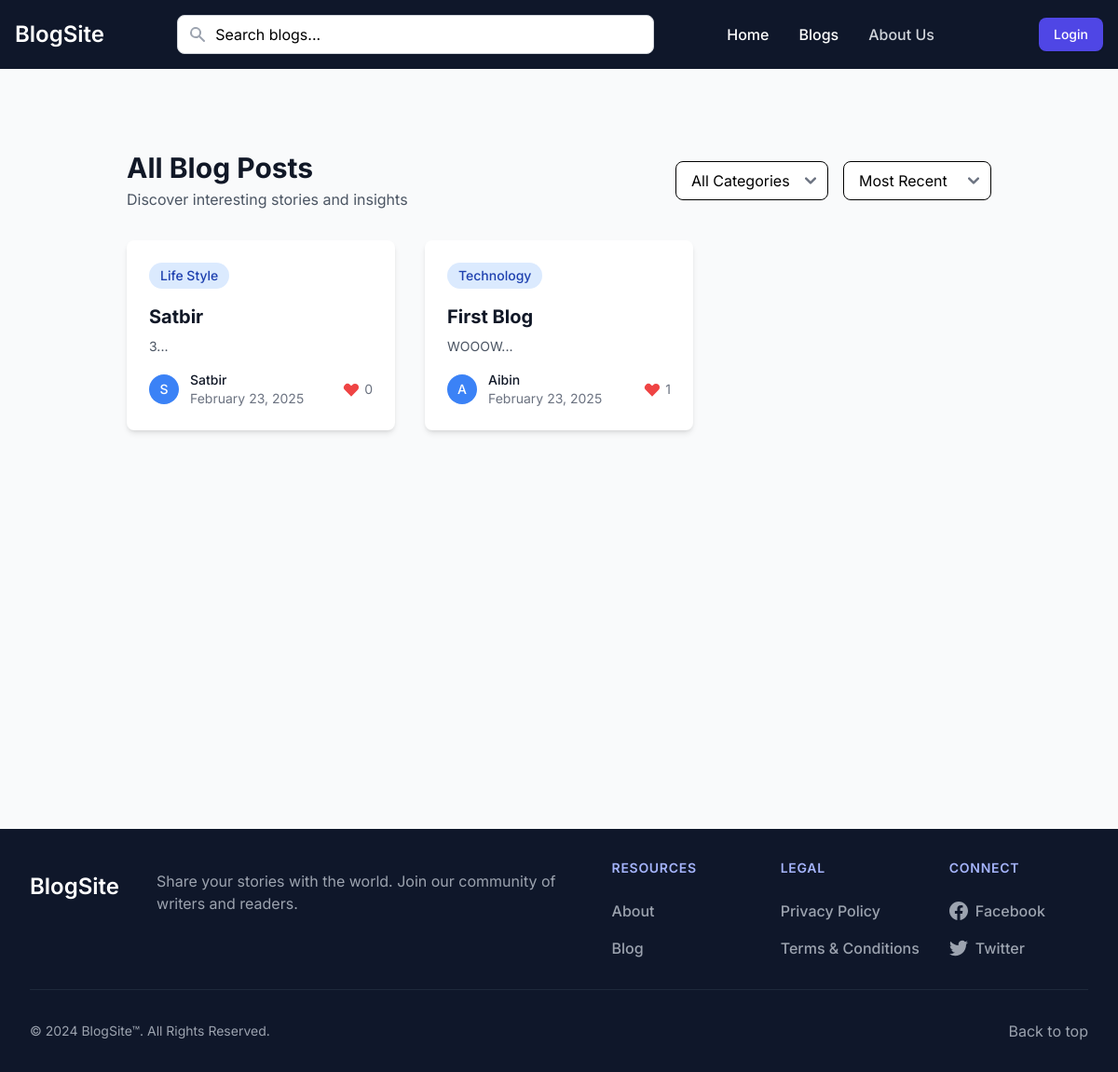
The app's page /blogs, older data.
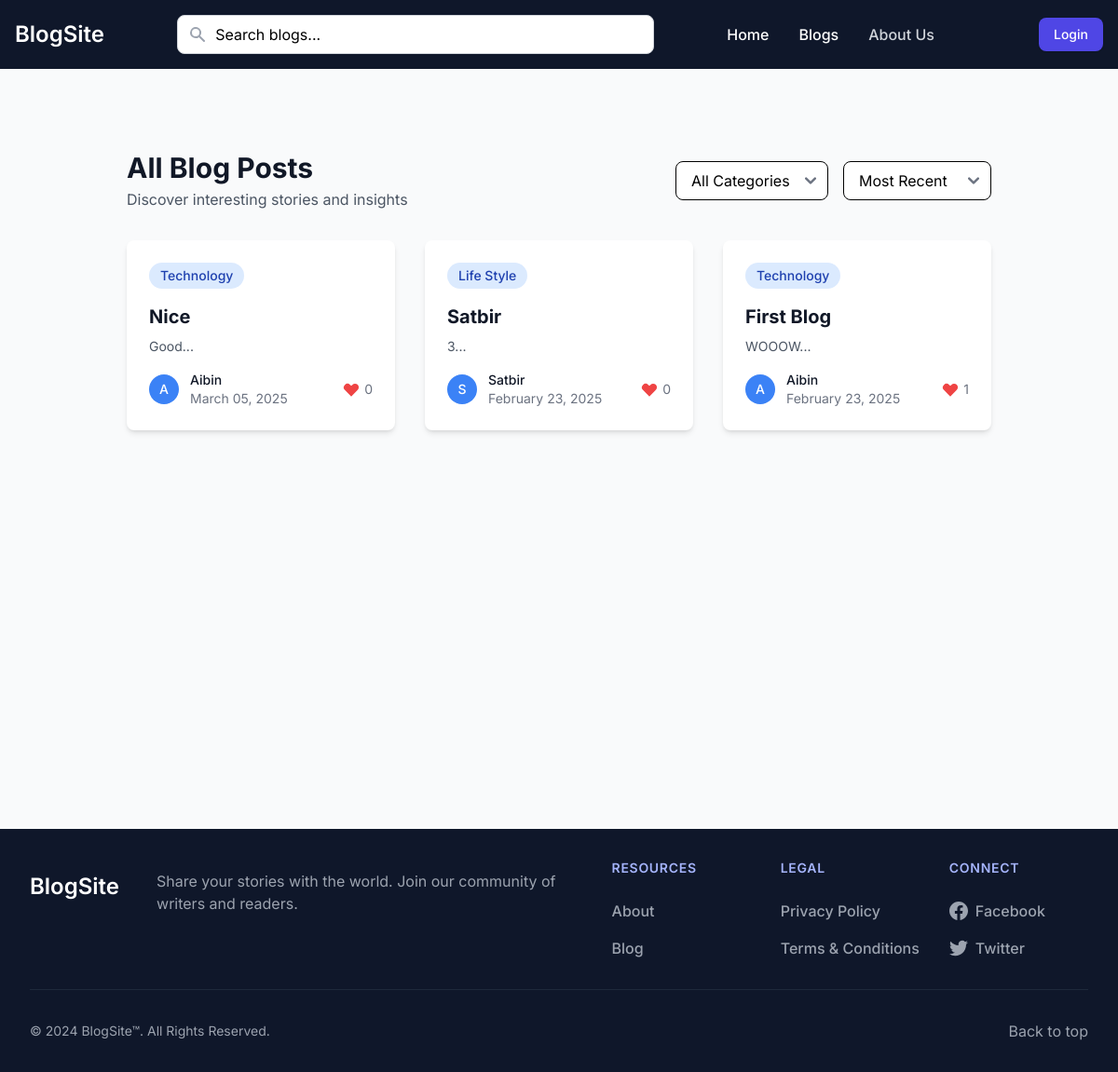
The same page, newer data.
### app.py (models this page shows, shortened)
class Blog(db.Model):
    id = db.Column(db.Integer, primary_key=True)
    title = db.Column(db.String(200), nullable=False)
    content = db.Column(db.Text, nullable=False)
    author_id = db.Column(db.Integer, db.ForeignKey('user.id'), nullable=False)
    category_id = db.Column(db.Integer, db.ForeignKey('category.id'), nullable=False)
    status = db.Column(db.String(20), default='draft')
    moderation_status = db.Column(db.String(20), default='pending')
    moderation_comment = db.Column(db.Text)
    moderated_by = db.Column(db.Integer, db.ForeignKey('user.id'))
    moderated_at = db.Column(db.DateTime)
    created_at = db.Column(db.DateTime, default=datetime.utcnow)
    updated_at = db.Column(db.DateTime, default=datetime.utcnow, onupdate=datetime.utcnow)
    comments = db.relationship('Comment', backref='blog', lazy=True)
    likes = db.relationship('Like', backref='blog', lazy=True)
    author = db.relationship('User', foreign_keys=[author_id], backref='blogs')
    moderator = db.relationship('User', foreign_keys=[moderated_by], backref='moderated_blogs')

class Category(db.Model):
    id = db.Column(db.Integer, primary_key=True)
    name = db.Column(db.String(50), unique=True, nullable=False)
    description = db.Column(db.Text)
    created_at = db.Column(db.DateTime, default=datetime.utcnow)
    updated_at = db.Column(db.DateTime, default=datetime.utcnow, onupdate=datetime.utcnow)
    blogs = db.relationship('Blog', backref='category', lazy=True)

class User(UserMixin, db.Model):
    id = db.Column(db.Integer, primary_key=True)
    name = db.Column(db.String(100), nullable=False)
    email = db.Column(db.String(120), unique=True, nullable=False)
    password = db.Column(db.String(200), nullable=False)
    is_admin = db.Column(db.Boolean, default=False)
    created_at = db.Column(db.DateTime, nullable=False, default=datetime.utcnow)
    updated_at = db.Column(db.DateTime, default=datetime.utcnow, onupdate=datetime.utcnow)

### app.py (the view)
@app.route('/blogs')
def all_blogs():
    page = request.args.get('page', 1, type=int)
    category_id = request.args.get('category', type=int)
    sort = request.args.get('sort', 'recent')  # 'recent', 'popular'
    query = Blog.query.filter(Blog.status == 'published', Blog.moderation_status != 'rejected')
    if category_id:
        query = query.filter_by(category_id=category_id)
    if sort == 'popular':
        query = query.join(Like)\
            .group_by(Blog.id)\
            .order_by(func.count(Like.id).desc())
    else:  # recent
        query = query.order_by(Blog.created_at.desc())
    total_posts = query.count()
    total_pages = ceil(total_posts / app.config['POSTS_PER_PAGE'])
    blogs = query.offset((page - 1) * app.config['POSTS_PER_PAGE'])\
        .limit(app.config['POSTS_PER_PAGE']).all()
    categories = Category.query.all()
    return render_template('blogs.html',
                         blogs=blogs,
                         categories=categories,
                         current_page=page,
                         total_pages=total_pages,
                         current_category=category_id,
                         current_sort=sort,
                         user=current_user)

### app.py (called while the page is built)
@app.context_processor
def utility_processor():
    return {
        'POSTS_PER_PAGE': app.config['POSTS_PER_PAGE'],
        'min': min  # Make min() function available in templates
    }

### templates/blogs.html (shortened to what this page needs)
{% extends "base.html" %}
{% block content %}
<div class="max-w-7xl mx-auto px-4 sm:px-6 lg:px-8 my-10">
    <div class="flex flex-col md:flex-row md:items-center md:justify-between mb-8">
        <div>
            <h1 class="text-3xl font-bold text-gray-900">All Blog Posts</h1>
            <p class="mt-1 text-gray-600">Discover interesting stories and insights</p>
        </div>
        <div class="mt-4 md:mt-0 flex flex-col sm:flex-row gap-4">
            <select onchange="window.location.href=this.value" class="bg-white border rounded-lg px-4 py-2 focus:outline-none focus:ring-2 focus:ring-blue-500">
                <option value="{{ url_for('all_blogs', sort=current_sort) }}" {% if not current_category %}selected{% endif %}>All Categories</option>
            </select>
            <select onchange="window.location.href=this.value" class="bg-white border rounded-lg px-4 py-2 focus:outline-none focus:ring-2 focus:ring-blue-500">
                <option value="{{ url_for('all_blogs', category=current_category) }}"
                        {% if current_sort == 'recent' %}selected{% endif %}>Most Recent</option>
            </select>
        </div>
    </div>
    <div class="grid grid-cols-1 md:grid-cols-2 lg:grid-cols-3 gap-8">
        {% for blog in blogs %}
        <div class="bg-white rounded-lg shadow-md overflow-hidden hover:shadow-xl transition-shadow duration-300">
            <div class="p-6">
                <a href="{{ url_for('view_blog', blog_id=blog.id) }}" class="block">
                    <span class="inline-flex items-center px-3 py-1 rounded-full text-sm font-medium bg-blue-100 text-blue-800 mb-4">
                        {{ blog.category.name }}
                    </span>
                    <h3 class="text-xl font-bold text-gray-900 hover:text-blue-600 mb-2">{{ blog.title }}</h3>
                    <p class="text-gray-600 text-sm">{{ blog.content[:150]|striptags }}...</p>
                </a>
                <div class="mt-4 flex items-center justify-between">
                    <div class="flex items-center">
                        <div class="flex-shrink-0">
                            <div class="h-8 w-8 rounded-full bg-blue-500 flex items-center justify-center">
                                <span class="text-white font-medium text-sm">{{ blog.author.name[:1] }}</span>
                            </div>
                        </div>
                        <div class="ml-3">
                            <p class="text-sm font-medium text-gray-900">{{ blog.author.name }}</p>
                            <p class="text-sm text-gray-500">{{ blog.created_at.strftime('%B %d, %Y') }}</p>
                        </div>
                    </div>
                    <div class="flex items-center text-gray-500">
                        <svg class="w-5 h-5 text-red-500" fill="currentColor" viewBox="0 0 20 20">
                            <path fill-rule="evenodd" d="M3.172 5.172a4 4 0 015.656 0L10 6.343l1.172-1.171a4 4 0 115.656 5.656L10 17.657l-6.828-6.829a4 4 0 010-5.656z" clip-rule="evenodd"></path>
                        </svg>
                        <span class="ml-1 text-sm">{{ blog.likes|length }}</span>
                    </div>
                </div>
            </div>
        </div>
        {% endfor %}
    </div>
</div>
{% endblock %}

### templates/base.html (shortened to what this page needs)
<!DOCTYPE html>
<html lang="en">
<head>
    <link href="{{ url_for('static', filename='dist/css/output.css') }}" rel="stylesheet">
</head>
<body class="bg-gray-50">
    <nav class="bg-slate-900">
        <div class="max-w-screen-xl flex flex-wrap items-center justify-between mx-auto p-4">
            <a href="/" class="flex items-center space-x-3 rtl:space-x-reverse">
                <span class="self-center text-2xl font-semibold whitespace-nowrap text-white">BlogSite</span>
            </a>
            <div class="flex items-center md:order-2">
                {% if current_user.is_authenticated %}
                    <button type="button"
                            class="flex text-sm bg-slate-700 rounded-full md:me-0 focus:ring-4 focus:ring-indigo-500"
                            id="user-menu-button"
                            aria-expanded="false"
                            data-dropdown-toggle="user-dropdown"
                            data-dropdown-placement="bottom"
                            style="margin-left: 50px;">
                        <span class="sr-only">Open user menu</span>
                        <div class="w-8 h-8 rounded-full bg-indigo-600 flex items-center justify-center">
                            <span class="text-white font-medium">{{ current_user.name[:1] }}</span>
                        </div>
                    </button>
                    <div class="z-50 hidden my-4 text-base list-none bg-white divide-y divide-gray-100 rounded-lg shadow-lg"
                         id="user-dropdown">
                        <div class="px-4 py-3">
                            <span class="block text-sm text-gray-900">{{ current_user.name }}</span>
                            <span class="block text-sm text-gray-500 truncate">{{ current_user.email }}</span>
                        </div>
                        <ul class="py-2" aria-labelledby="user-menu-button">
                            <li>
                                <a href="{{ url_for('profile') }}"
                                   class="block px-4 py-2 text-sm text-gray-700 hover:bg-indigo-50 hover:text-indigo-700">
                                    My Account
                                </a>
                            </li>
                            <li>
                                <a href="{{ url_for('my_blogs') }}"
                                   class="block px-4 py-2 text-sm text-gray-700 hover:bg-indigo-50 hover:text-indigo-700">
                                    My Blogs
                                </a>
                            </li>
                            {% if current_user.is_admin %}
                            <li>
                                <a href="{{ url_for('admin_dashboard') }}"
                                   class="block px-4 py-2 text-sm text-gray-700 hover:bg-indigo-50 hover:text-indigo-700">
                                    Admin Dashboard
                                </a>
                            </li>
                            {% endif %}
                            <li>
                                <a href="{{ url_for('logout') }}"
                                   class="block px-4 py-2 text-sm text-gray-700 hover:bg-red-50 hover:text-red-700">
                                    Log Out
                                </a>
                            </li>
                        </ul>
                    </div>
                {% else %}
                    <a href="{{ url_for('login') }}"
                        style="margin-left: 50px;"
                       class="text-white bg-indigo-600 hover:bg-indigo-700 focus:ring-4 focus:outline-none focus:ring-indigo-300 font-medium rounded-lg text-sm px-4 py-2 text-center shadow-sm">
                        Login
                    </a>
                {% endif %}
            </div>
            <div class="items-center justify-between hidden w-full md:flex md:w-auto md:order-1 bg-slate-900" id="navbar-cta">
                <ul class="flex flex-col font-medium p-4 md:p-0 mt-4 rounded-lg md:space-x-8 rtl:space-x-reverse md:flex-row md:mt-0">
                    <li>
                        <a href="/" class="block py-2 px-3 md:p-0 text-white hover:text-indigo-300" aria-current="page">Home</a>
                    </li>
                    <li>
                        <a href="{{url_for('all_blogs')}}" class="block py-2 px-3 md:p-0 text-white hover:text-indigo-300" aria-current="page">Blogs</a>
                    </li>
                    <li>
                        <a href="#" class="block py-2 px-3 md:p-0 text-gray-300 hover:text-indigo-300">About Us</a>
                    </li>
                </ul>
            </div>
            <div class="flex-1 max-w-lg mx-4 relative">
                <form action="{{ url_for('search') }}" method="GET" class="relative">
                    <div class="relative">
                        <input type="text" name="q"
                               class="w-full px-4 py-2 pl-10 pr-4 rounded-lg border border-gray-300 focus:outline-none focus:ring-2 focus:ring-indigo-500 focus:border-indigo-500"
                               id="searchInput"
                               placeholder="Search blogs..."
                               autocomplete="off"
                               value="{{ request.args.get('q', '') }}">
                        <div class="absolute inset-y-0 left-0 pl-3 flex items-center pointer-events-none">
                        </div>
                    </div>
                </form>
            </div>
        </div>
    </nav>
    <main class="container mx-auto px-4 py-8 min-h-screen">
        {% block content %}{% endblock %}
    </main>
    <footer class="bg-slate-900 text-white">
        <div class="mx-auto w-full max-w-screen-xl p-8">
            <div class="md:flex md:justify-between">
                <div class="mb-6 md:mb-0">
                    <a href="/" class="flex items-center space-y-3">
                        <span class="self-center text-2xl font-semibold whitespace-nowrap text-white">BlogSite</span>
                        <p class="text-gray-400 mt-4 max-w-md" style="margin-left: 40px;">Share your stories with the world. Join our community of writers and readers.</p>
                    </a>
                </div>
                <div class="grid grid-cols-2 gap-12 sm:gap-8 sm:grid-cols-3">
                    <div>
                        <h2 class="mb-6 text-sm font-semibold text-indigo-300 uppercase tracking-wider">Resources</h2>
                        <ul class="text-gray-400 font-medium space-y-4">
                            <li class="mb-4">
                                <a href="#" class="hover:text-indigo-300 transition-colors duration-200">About</a>
                            </li>
                            <li>
                                <a href="#" class="hover:text-indigo-300 transition-colors duration-200">Blog</a>
                            </li>
                        </ul>
                    </div>
                    <div>
                        <h2 class="mb-6 text-sm font-semibold text-indigo-300 uppercase tracking-wider">Legal</h2>
                        <ul class="text-gray-400 font-medium space-y-4">
                            <li class="mb-4">
                                <a href="#" class="hover:text-indigo-300 transition-colors duration-200">Privacy Policy</a>
                            </li>
                            <li>
                                <a href="#" class="hover:text-indigo-300 transition-colors duration-200">Terms &amp; Conditions</a>
                            </li>
                        </ul>
                    </div>
                    <div>
                        <h2 class="mb-6 text-sm font-semibold text-indigo-300 uppercase tracking-wider">Connect</h2>
                        <ul class="text-gray-400 font-medium space-y-4">
                            <li>
                                <a href="#" class="hover:text-indigo-300 transition-colors duration-200 flex items-center">
                                    Facebook
                                </a>
                            </li>
                            <li>
                                <a href="#" class="hover:text-indigo-300 transition-colors duration-200 flex items-center">
                                    Twitter
                                </a>
                            </li>
                        </ul>
                    </div>
                </div>
            </div>
            <hr class="my-8 border-slate-800" />
            <div class="sm:flex sm:items-center sm:justify-between">
                <span class="text-sm text-gray-400 sm:text-center">© 2024 BlogSite™. All Rights Reserved.</span>
                <div class="flex mt-4 sm:mt-0">
                    <a href="#" class="text-gray-400 hover:text-indigo-300 transition-colors duration-200">
                        Back to top
                    </a>
                </div>
            </div>
        </div>
    </footer>
</body>
</html>

### templates/base.html (style rules this page uses)
body { font-family: 'Inter', sans-serif; }

Row changes from the older to the newer data that the page shows:
added Blog: category.name "Technology", title "Nice", content "Good", author "A", author.name "Aibin", created_at "March 05, 2025", likes|length "0"
